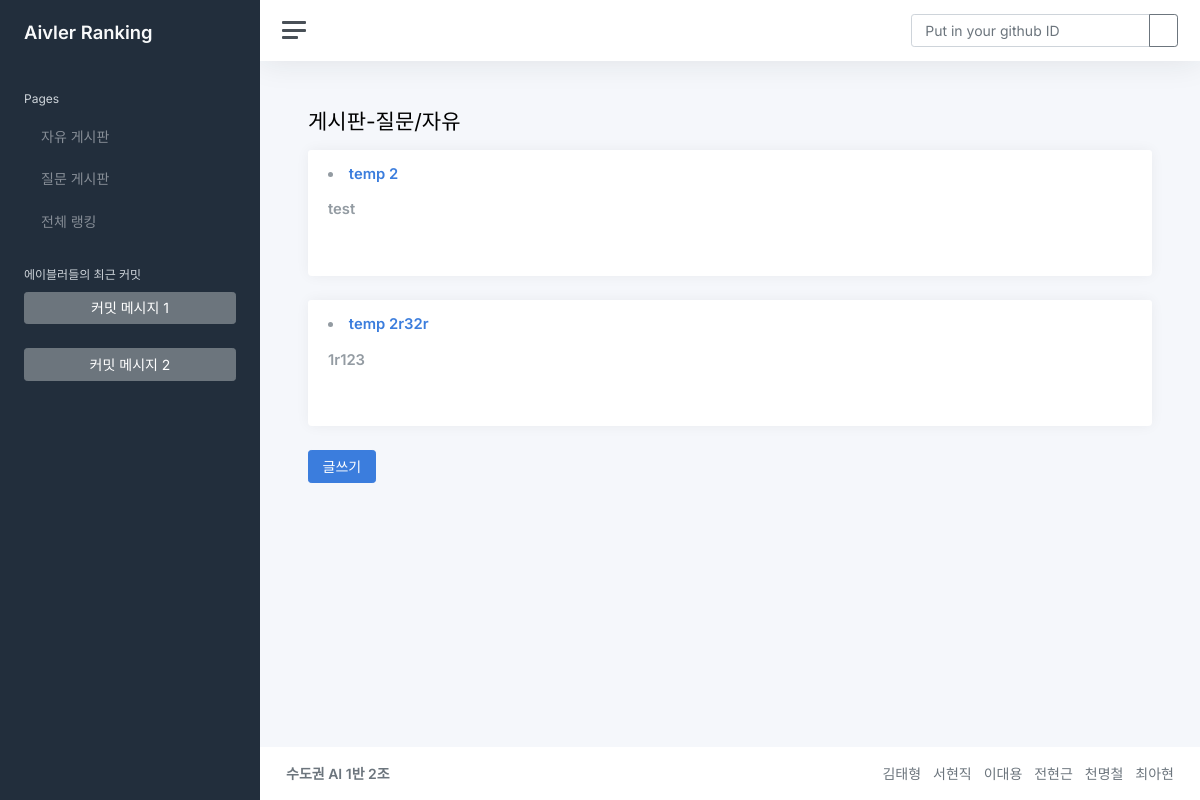
/free/, run on an earlier commit of the app's database.
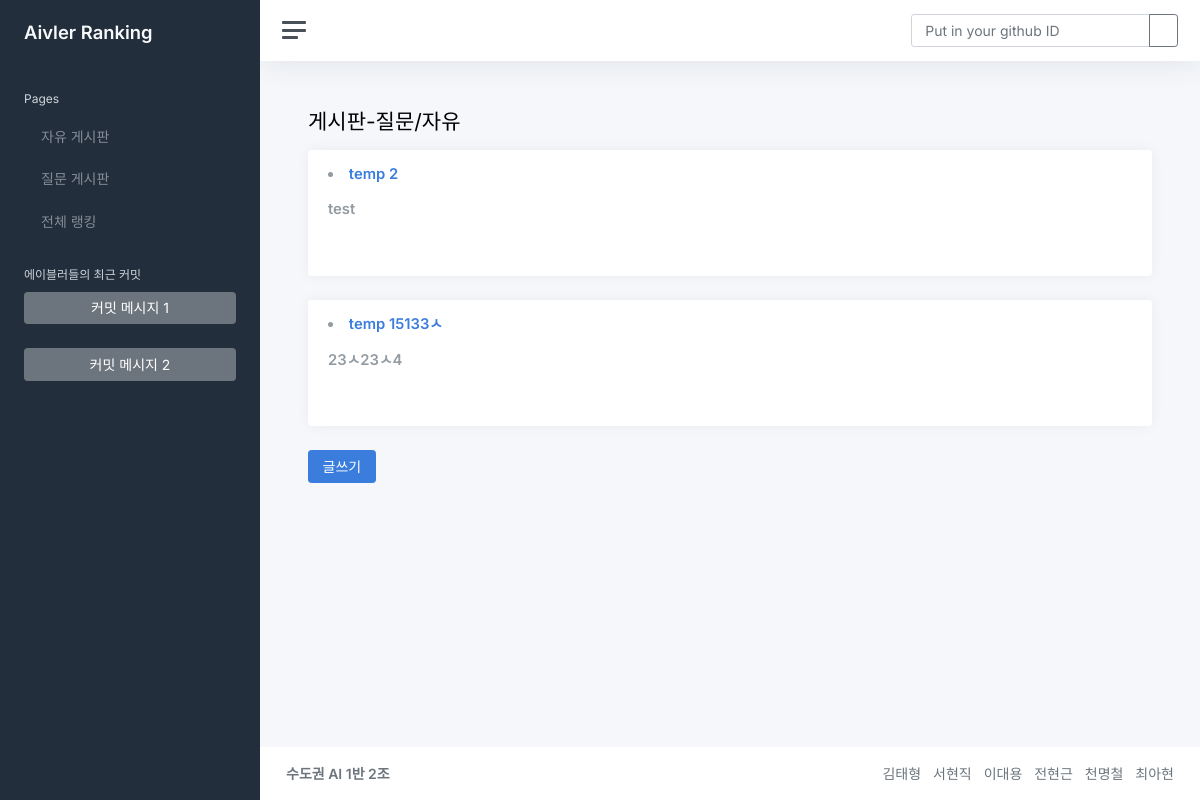
And on a later commit of the database.
### bbs/models.py (models this page shows)
class Post(models.Model):
    postname = models.CharField(max_length=50)
    contents = models.TextField()

### bbs/views.py (the view)
# urls.py: path('', views.free, name= 'free'),
def free(request):
    postlist = Post.objects.all()
    return render(request, 'bbs/free.html', {'postlist':postlist})

### bbs/templates/bbs/free.html
{% extends "base.html" %}
{% block content %}
<h1 class="h3 mb-3">게시판-질문/자유</h1>
{%for list in postlist%}
<div class="row">
    <div class="col-12">
        <div class="card">
            <div class="card-header">
                <h5 class="card-title mb-0">
                    <li><a href="{{list.pk}}/">temp {{list.postname}}</a></li>
                    <br>{{list.contents}}
                </h5>
            </div>
            <div class="card-body">
            </div>
        </div>
    </div>
</div>
{% endfor %}
<a class="btn btn-primary" href="new_post/" role="button">글쓰기</a>
{% endblock %}

What changed in the data, as far as the page shows it:
removed Post: postname "2r32r", contents "1r123"
added Post: postname "15133ㅅ", contents "23ㅅ23ㅅ4"
